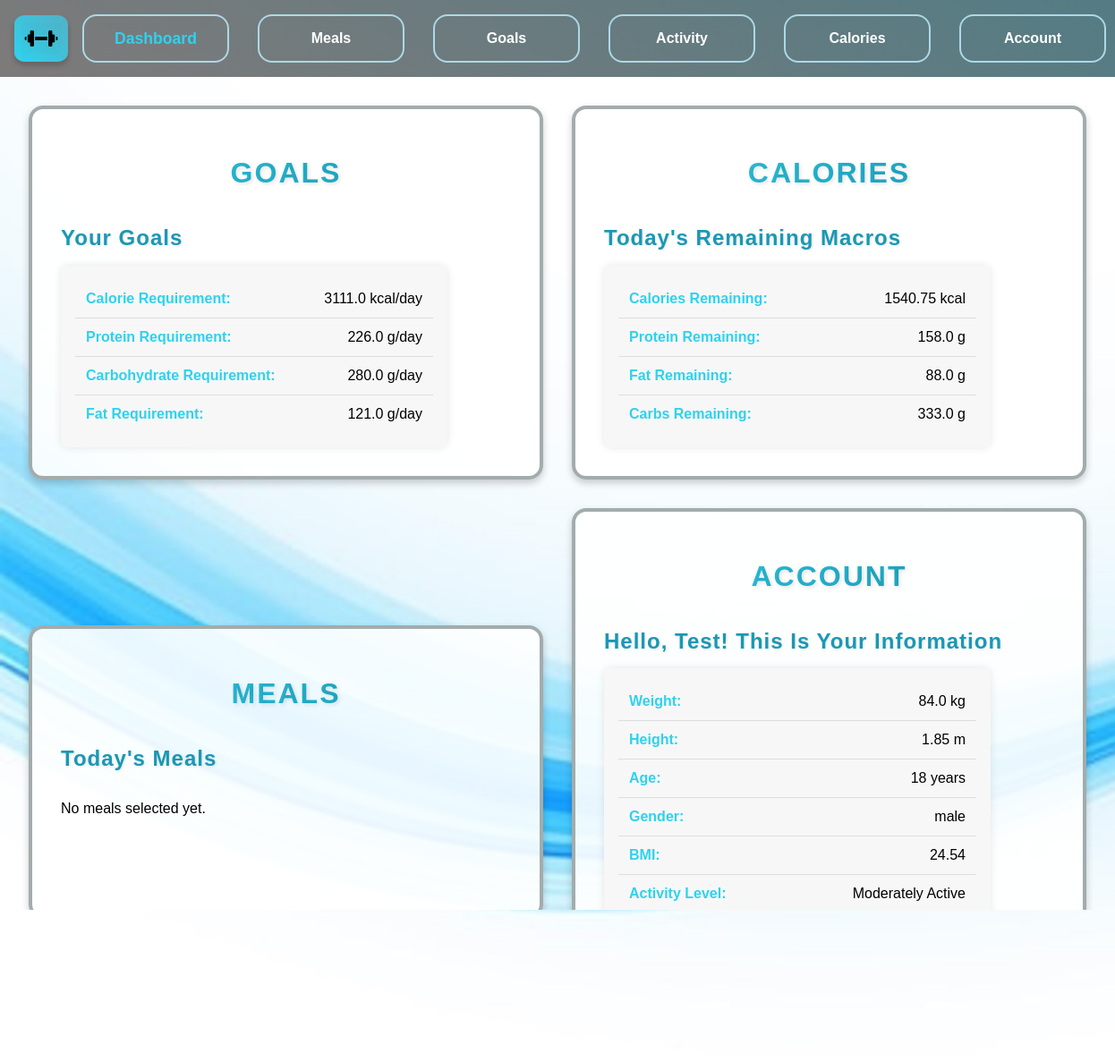
The app's page /dashboard (signed in) with its own data.
### app.py (models this page shows, shortened)
class User(db.Model):
    id = db.Column(db.Integer, primary_key=True)
    username = db.Column(db.String(100))
    weight = db.Column(db.Float, default=90)
    height = db.Column(db.Float, default=1.75)
    age = db.Column(db.Integer, default=48)
    gender = db.Column(db.String(10), default='male')
    bmi = db.Column(db.Float)
    bmr = db.Column(db.Float)
    tdee = db.Column(db.Float)
    exercise_level = db.Column(db.String(20), default='sedentary')
    goal = db.Column(db.String(20), default='maintain')
    intensity = db.Column(db.String(20))
    caloriesRequired = db.Column(db.Float)
    proteinRatio = db.Column(db.Float)
    fatRatio = db.Column(db.Float)
    carbRatio = db.Column(db.Float)
    proteinRequired = db.Column(db.Float)
    fatRequired = db.Column(db.Float)
    carbRequired = db.Column(db.Float)
    caloriesRemaining = db.Column(db.Float)
    proteinRemaining = db.Column(db.Float)
    fatRemaining = db.Column(db.Float)
    carbRemaining = db.Column(db.Float)
    last_reset = db.Column(db.Date, default=lambda: datetime.now(timezone.utc).date())
    meals = db.relationship('UserMeals', backref='user', lazy=True, cascade="all, delete-orphan")

### app.py (the view)
@app.route('/dashboard')
def dashboard():
    if 'username' not in session:
        return redirect(url_for('login'))
    username = session.get('username')
    found_user = User.query.filter_by(username=username).first()
    if not user_details_complete(found_user):
        flash("Please complete your account details before using the program.", "warning")
        return redirect(url_for('account'))
    today = datetime.now(timezone.utc).date()
    user_meals = (
        db.session.query(UserMeals, Meal)
        .join(Meal)
        .filter(UserMeals.user_id == found_user.id)
        .filter(UserMeals.date_added >= today)
        .all()
    )
    return render_template('dashboard.html',
                           username=username,
                           user_db=found_user,
                           user_meals=user_meals
                           )

### modules.py (called while the page is built)
def user_details_complete(user):
    return all([
        user.weight is not None,
        user.height is not None,
        user.age is not None,
        user.gender is not None,
        user.exercise_level is not None,
        user.caloriesRequired is not None,
        user.proteinRequired is not None,
        user.fatRequired is not None,
        user.carbRequired is not None
    ])

### templates/dashboard.html (shortened to what this page needs)
{% extends "base.html" %}
{% block content %}
<div class="content">
    <div class="section-box">
        <h1>Goals</h1>
        <h3>Your Goals</h3>
        <ul class="user-list">
            <li><strong>Calorie Requirement:</strong> {{ user_db.caloriesRequired if user_db.caloriesRequired else 'Not Set' }} kcal/day</li>
            <li><strong>Protein Requirement:</strong> {{ user_db.proteinRequired if user_db.proteinRequired else 'Not Set' }} g/day</li>
            <li><strong>Carbohydrate Requirement:</strong> {{ user_db.carbRequired if user_db.carbRequired else 'Not Set' }} g/day</li>
            <li><strong>Fat Requirement:</strong> {{ user_db.fatRequired if user_db.fatRequired else 'Not Set' }} g/day</li>
        </ul>
    </div>
    <div class="section-box">
        <h1>Calories</h1>
        <h3>Today's Remaining Macros</h3>
        <ul class="user-list">
            <li><strong>Calories Remaining:</strong> {{ user_db.caloriesRemaining }} kcal</li>
            <li><strong>Protein Remaining:</strong> {{ user_db.proteinRemaining }} g</li>
            <li><strong>Fat Remaining:</strong> {{ user_db.fatRemaining }} g</li>
            <li><strong>Carbs Remaining:</strong> {{ user_db.carbRemaining }} g</li>
        </ul>
    </div>
    <div class="section-box">
        <h1>Meals</h1>
        <h3>Today's Meals</h3>
        {% if user_meals %}
            <table>
                <thead>
                    <tr>
                        <th>Meal Name</th>
                        <th>Amount (g)</th>
                        <th>Calories</th>
                        <th>Protein (g)</th>
                        <th>Carbs (g)</th>
                        <th>Fat (g)</th>
                    </tr>
                </thead>
                <tbody>
                    {% for user_meal, meal in user_meals %}
                    <tr>
                        <td>{{ meal.food_name }}</td>
                        <td>{{ user_meal.amount }}</td>
                        <td>{{ user_meal.calories }}</td>
                        <td>{{ user_meal.protein }}</td>
                        <td>{{ user_meal.carbs }}</td>
                        <td>{{ user_meal.fat }}</td>
                    </tr>
                    {% endfor %}
                </tbody>
            </table>
        {% else %}
            <p>No meals selected yet.</p>
        {% endif %}
    </div>
    <div class="section-box">
        <h1>Account</h1>
        <h3>Hello, {{ user_db.username }}! This is your information</h3>
        <ul class="user-list">
            <li><strong>Weight:</strong> {{ user_db.weight if user_db.weight else 90 }} kg</li>
            <li><strong>Height:</strong> {{ user_db.height if user_db.height else 1.75 }} m</li>
            <li><strong>Age:</strong> {{ user_db.age if user_db.age else 48 }} years</li>
            <li><strong>Gender:</strong> {{ user_db.gender if user_db.gender else 'male' }}</li>
            <li><strong>BMI:</strong> {{ user_db.bmi if user_db.bmi else 'Not Calculated' }}</li>
            <li><strong>Activity Level:</strong> {{ user_db.exercise_level.replace("_", " ").title() if user_db.exercise_level else 'Not Set' }}</li>
            <li><strong>Goal:</strong> {{ user_db.goal if user_db.goal else 'Not Set' }}</li>
            <li><strong>Intensity:</strong> {{ user_db.intensity if user_db.intensity else 'Not Set' }}</li>
        </ul>
    </div>
</div>
{% endblock %}

### static/style.css (style rules this page uses)
html, body { background-image: url("./images/background.jpg"); background-size: cover; background-attachment: fixed; height: 100%; margin: 0rem; display: flex; flex-direction: column; box-sizing: border-box; font-family: sans-serif; }
.section-box { display: flex; flex-direction: column; flex-grow: 1; border: 0.3rem solid rgb(163, 172, 172); padding: 2rem; margin: 1rem; border-radius: 1rem; background-color: rgba(255, 255, 255, 0.9); width: 40%; box-shadow: 0 0.25rem 0.5rem rgba(0, 0, 0, 0.2); transition: transform 0.3s ease-in-out; overflow: hidden; min-height: 16rem; }
.content { display: flex; flex-wrap: wrap; justify-content: space-between; align-items: center; padding: 1rem; }
h1 { font-size: 2rem; font-weight: bold; text-align: center; text-transform: uppercase; background: linear-gradient(45deg, #2ed2ee, #1a98b4); background-clip: text; -webkit-background-clip: text; color: transparent; letter-spacing: 2px; text-shadow: 2px 2px 4px rgba(0, 0, 0, 0.1); margin-bottom: 1rem; }
h3 { font-size: 1.5rem; font-weight: bold; color: #1a98b4; text-transform: capitalize; letter-spacing: 1px; margin-bottom: 0.75rem; padding-bottom: 0.3rem; display: inline-block; text-shadow: 1px 1px 3px rgba(0, 0, 0, 0.1); }
.user-list { list-style: none; padding: 1rem; margin: 0; background: #f7f7f7; border-radius: 0.5rem; box-shadow: 0 0 10px rgba(0, 0, 0, 0.1); max-width: 400px; }
.user-list li { padding: 0.75rem; font-size: 1rem; border-bottom: 1px solid #ddd; display: flex; justify-content: space-between; }
.user-list li:last-child { border-bottom: none; }
.user-list li strong { color: #2ed2ee; }

### records on screen
User: caloriesRequired "3111.0", proteinRequired "226.0", carbRequired "280.0", fatRequired "121.0", caloriesRemaining "1540.75", proteinRemaining "158.0", fatRemaining "88.0", carbRemaining "333.0", username "Test", weight "84.0", height "1.85", age "18", gender "male", bmi "24.54", exercise_level.replace "Moderately Active"
